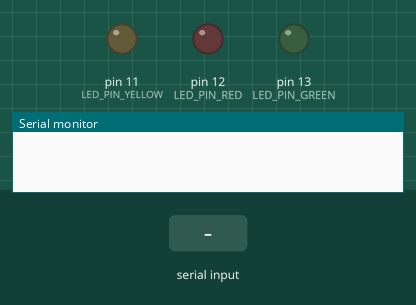
This sketch was run on a simulated Arduino Uno, built with avr-gcc and run on an emulated ATmega328P. Shown: output pins drawn as LEDs (lit = HIGH), the last lines printed to the serial monitor. The inputs (shaded band) are chosen by the test bench.

Above: at 1.2 s.
1.3 s: byte 108 (SET_LIGHTS) received over Serial
At 2.4 s:
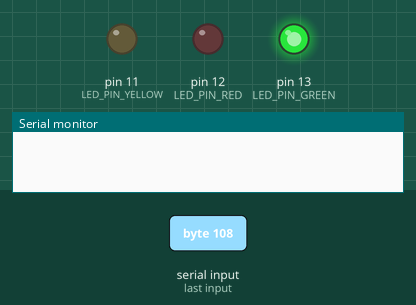
2.8 s: "1" received over Serial
At 12.4 s:
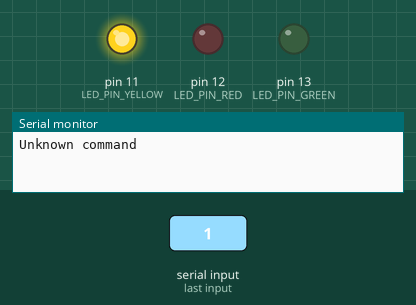
Timing chart, 0 to 15.8 s (numbered marks = the images above; inputs shaded):
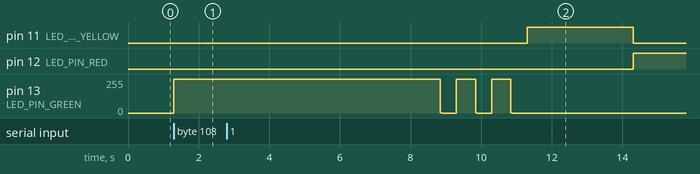

The sketch:

Traffic.ino
```cpp
#define LED_PIN_GREEN 13
#define LED_PIN_RED 12
#define LED_PIN_YELLOW 11

#define SET_LIGHTS 'l'

#define SET_LED_GREEN_ON 'g'
#define SET_LED_RED_ON 'r'
#define SET_LED_YELLOW_ON 'y'

#define SET_LED_GREEN_OFF 'G'
#define SET_LED_RED_OFF 'R'
#define SET_LED_YELLOW_OFF 'Y'


#define STATE_IDLE 0
#define STATE_LED_ON 1
#define STATE_LED_OFF 2
#define STATE_LED_BLINK 3

#define BLINK_INTERVAL 500
#define BLINK_DURATION 3000
#define YELLOW_DURATION 3000
#define LIGHTS_DURATION 7000

bool is_now_lights;
int stage;
int state;

int current_led_pin;
int previous_led_pin;

long int blink_start;
long int light_start;

bool led_status = LOW;

void update_state() {
    if (Serial.available() > 0) {
        char cmd = Serial.read();

        if (cmd == SET_LIGHTS) {
            digitalWrite(current_led_pin, LOW);
            is_now_lights = true;
            stage = 1;
            current_led_pin = LED_PIN_GREEN;
            previous_led_pin = LED_PIN_RED;
        }
        else if (cmd == SET_LED_GREEN_ON) {
            state = STATE_LED_ON;
            digitalWrite(current_led_pin, LOW);
            current_led_pin = LED_PIN_GREEN;
            is_now_lights = false;
        }
        else if (cmd == SET_LED_GREEN_OFF) {
            state = STATE_LED_OFF;
            digitalWrite(current_led_pin, LOW);
            current_led_pin = LED_PIN_GREEN;
            is_now_lights = false;
        }
        else {
            Serial.println("Unknown command");
        }
    }
}

void traffic_light_stages() {
  if (is_now_lights == true) {
      if (stage == 1) {
          current_led_pin = previous_led_pin == LED_PIN_GREEN ? LED_PIN_RED : LED_PIN_GREEN;
          state = STATE_LED_ON;
          light_start = millis();
          stage += 1;
      }
      else if (stage == 2 and millis() >= light_start + LIGHTS_DURATION) {
          state = STATE_LED_BLINK;
          stage += 1;
          blink_start = millis();
      }
      else if (stage == 3 and millis() >= light_start + LIGHTS_DURATION + BLINK_DURATION) {
          state = STATE_LED_OFF;
          stage += 1;
      }
      else if (stage == 4) {
          light_start = millis();
          current_led_pin = LED_PIN_YELLOW;
          state = STATE_LED_ON;
          stage += 1;
      }
      else if (stage == 5 and millis() >= light_start + YELLOW_DURATION) {
          light_start = millis();
          state = STATE_LED_OFF;
          previous_led_pin = previous_led_pin == LED_PIN_GREEN ? LED_PIN_RED : LED_PIN_GREEN;
          stage = 1;
      }
  }
}

void process_state() {
    if (state == STATE_LED_ON) {
        digitalWrite(current_led_pin, HIGH);
    }
    else if (state == STATE_LED_OFF) {
        digitalWrite(current_led_pin, LOW);
    }
    else if (state == STATE_LED_BLINK) {
        if (millis() <= blink_start + BLINK_INTERVAL and led_status == LOW) {
            digitalWrite(current_led_pin, HIGH);
            led_status = HIGH;
        }
        if (millis() >= blink_start + BLINK_INTERVAL and millis() <= blink_start + 2 * BLINK_INTERVAL and led_status == HIGH) {
            digitalWrite(current_led_pin, LOW);
            led_status = LOW;
        }
        if (millis() >= blink_start + 2 * BLINK_INTERVAL) {
            blink_start = millis();
        }
    }
}


void setup() {
    Serial.begin(9600);

    pinMode(LED_PIN_GREEN, OUTPUT);
    pinMode(LED_PIN_RED, OUTPUT);
    pinMode(LED_PIN_YELLOW, OUTPUT);
}

void loop() {
    update_state();
    traffic_light_stages();
    process_state();
}
```

Measured:
- after the input at 1.3 s, pin 13 (LED_PIN_GREEN): 0/255 → 255/255 at once
